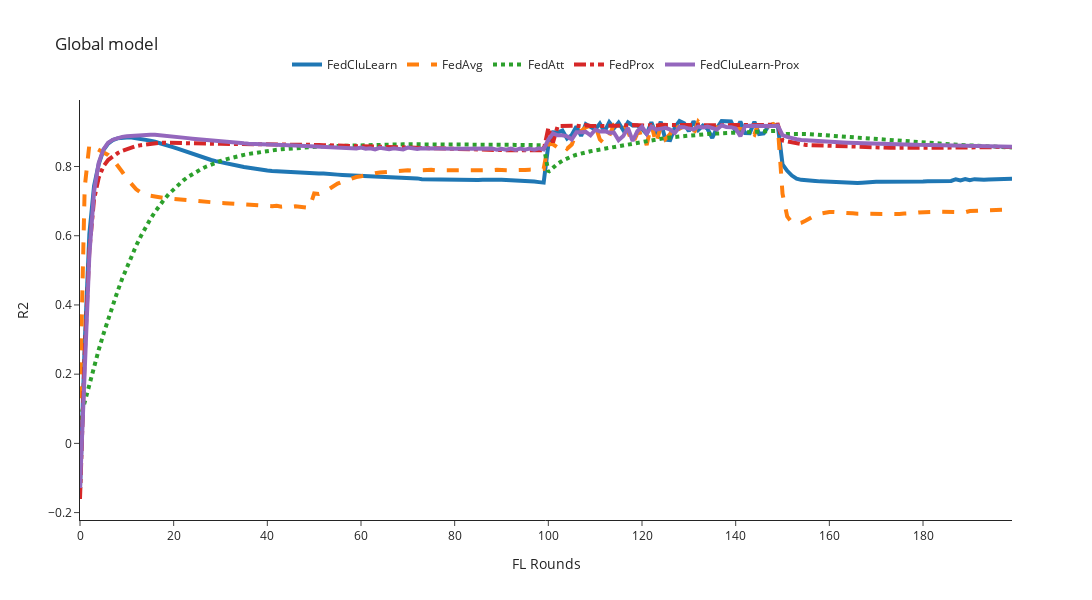

Write notebook code for a chart like this one.
### Code cell
mse_column = 'r2'
global_filenames = [global_FedCluLearn, global_FedAvg, global_FedAtt, global_FedProx, global_FedCluLearn_Prox]
n_rounds, y = preprocessing_results(filenames=global_filenames, mse_column=mse_column)
plot_plotly(n_rounds, y, title=f'Global model', y_axis_title=f'{mse_column.upper()}', y_axis_max=1)

### Figure 1 — Plotly figure (JSON) as saved in the notebook; plotly's stock layout.template omitted (floating-point values rounded to 4 significant figures; data arrays with more than 128 entries replaced by an {"elided": "..."} marker saying what was removed)
{"data": [{"line": {"dash": "solid", "width": 4}, "mode": "lines", "name": "FedCluLearn", "type": "scatter", "x": {"elided": "201 int values"}, "y": {"elided": "200 float values"}}, {"line": {"dash": "dash", "width": 4}, "mode": "lines", "name": "FedAvg", "type": "scatter", "x": {"elided": "201 int values"}, "y": {"elided": "200 float values"}}, {"line": {"dash": "dot", "width": 4}, "mode": "lines", "name": "FedAtt", "type": "scatter", "x": {"elided": "201 int values"}, "y": {"elided": "200 float values"}}, {"line": {"dash": "dashdot", "width": 4}, "mode": "lines", "name": "FedProx", "type": "scatter", "x": {"elided": "201 int values"}, "y": {"elided": "200 float values"}}, {"line": {"dash": "solid", "width": 4}, "mode": "lines", "name": "FedCluLearn-Prox", "type": "scatter", "x": {"elided": "201 int values"}, "y": {"elided": "200 float values"}}], "layout": {"height": 600, "legend": {"orientation": "h", "x": 0.5, "xanchor": "center", "y": 1.05, "yanchor": "bottom"}, "title": {"text": "Global model"}, "width": 1200, "xaxis": {"autorange": true, "range": [0, 199], "title": {"text": "FL Rounds"}, "type": "linear"}, "yaxis": {"autorange": true, "range": [-0.2214, 0.9921], "title": {"text": "R2"}, "type": "linear"}}}
